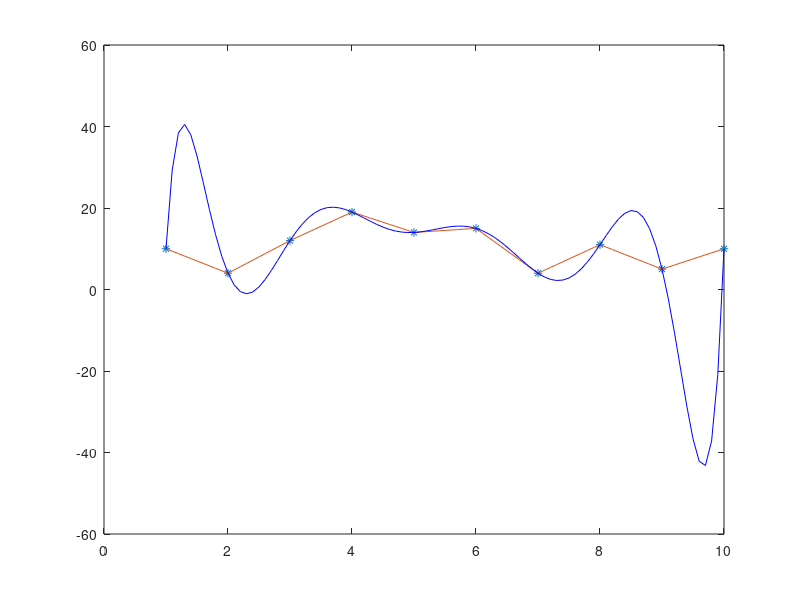

Source code (MATLAB):
x = 1 : 10;
y = randi(20,1, 10);
plot(x, y, "*")
%%
xx = 1: 0.1 :10;
yy = interp1(x,y,xx,"linear");
plot(x, y, "*", xx, yy, "-");
%%
p = polyfit(x, y, 9);
y1 = polyval(p, xx);
hold on;
plot(xx, y1,'b')
hold off;